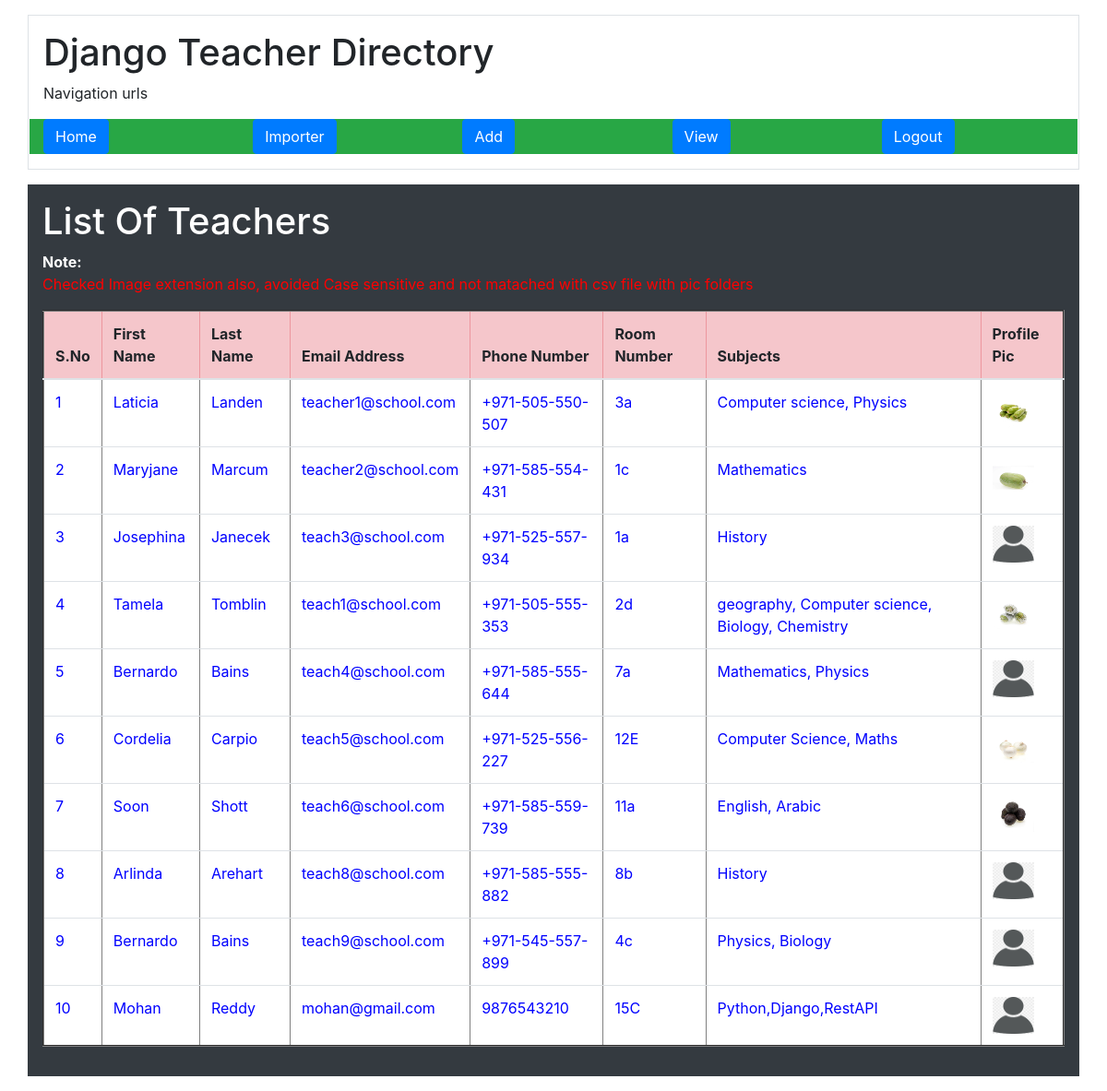
/DataView/, run on the app's committed database.
### directory/models.py (models this page shows, shortened)
class TeacherModel(models.Model):
    FirstName = models.CharField(max_length=100)
    LastName = models.CharField(max_length=100)
    Profilepicture = models.CharField(max_length=100)
    EmailAddress = models.CharField(unique=True, max_length=100)
    PhoneNumber = models.CharField(max_length=100)
    RoomNumber = models.CharField(max_length=100)
    Subjectstaught = models.CharField(max_length=1000)
    class Meta:
        db_table = 'Teachers'

### directory/views.py (the view)
# urls.py: path('DataView/', dt.DataView, name='DataView'),
def DataView(request):
    qs = TeacherModel.objects.all()
    return render(request,'AllData.html',{'data':qs})

### assets/templates/AllData.html
{%extends 'appbase.html'%}
{%block contents%}
<div class="container p-3 my-3 bg-dark text-white">
  <h1>List Of Teachers</h1>
    <span>
        <strong>Note:</strong><p style="color:RED">Checked Image extension also, avoided Case sensitive and not matached with csv file with pic folders</p>
    </span>
    <table border="2px" class="table table-hover">
                    <thead>
                    <tr class="table-danger">
                        <th scope="col">S.No</th>
                        <th scope="col">First Name</th>
                        <th scope="col">Last Name</th>
                        <th scope="col">Email Address</th>
                        <th scope="col">Phone Number</th>
                        <th scope="col">Room Number</th>
                        <th scope="col">Subjects</th>
                        <th scope="col">Profile Pic</th>
                    </tr>
                    </thead>
                    <tbody>
                    {% for i in data %}
                    <tr scope="row" style="color: BLUE; background-color:White">
                        <td>{{forloop.counter}}</td>
                        <td>{{i.FirstName}}</td>
                        <td>{{i.LastName}}</td>
                        <td>{{i.EmailAddress}}</td>
                        <td>{{i.PhoneNumber}}</td>
                        <td>{{i.RoomNumber}}</td>
                        <td>{{i.Subjectstaught}}</td>
                        <td><img src="/media/profilepic/{{i.Profilepicture}}" width="45" height="40"></td>
                    </tr>
                    {% endfor %}
                    </tbody>
                </table>
</div>
{%endblock%}

### assets/templates/appbase.html (shortened to what this page needs)
<!DOCTYPE html>
<html lang="en">
<head>
  <link rel="stylesheet" href="https://maxcdn.bootstrapcdn.com/bootstrap/4.5.2/css/bootstrap.min.css">
</head>
<body>
<div class="container p-3 my-3 border">
  <h1>Django Teacher Directory</h1>
  <p>Navigation urls</p>
    <div class="row">
      <div class="col bg-success"><a href="{%url 'apphome'%}" class="btn btn-primary">Home</a></div>
      <div class="col bg-success"><a href="{%url 'importedForm'%}" class="btn btn-primary">Importer</a></div>
      <div class="col bg-success"><a href="{%url 'AddTeacherData'%}" class="btn btn-primary">Add</a></div>
      <div class="col bg-success"><a href="{%url 'DataView'%}" class="btn btn-primary">View</a></div>
      <div class="col bg-success"><a href="{%url 'logout'%}" class="btn btn-primary">Logout</a></div>
  </div>
</div>
{%block contents%}
{%endblock%}
</body>
</html>

### data on the page
TeacherModel: FirstName "Laticia", LastName "Landen", EmailAddress "teacher1@school.com", PhoneNumber "+971-505-550-507", RoomNumber "3a", Subjectstaught "Computer science, Physics", Profilepicture (picture)
TeacherModel: FirstName "Maryjane", LastName "Marcum", EmailAddress "teacher2@school.com", PhoneNumber "+971-585-554-431", RoomNumber "1c", Subjectstaught "Mathematics", Profilepicture (picture)
TeacherModel: FirstName "Josephina", LastName "Janecek", EmailAddress "teach3@school.com", PhoneNumber "+971-525-557-934", RoomNumber "1a", Subjectstaught "History", Profilepicture (placeholder picture)
TeacherModel: FirstName "Tamela", LastName "Tomblin", EmailAddress "teach1@school.com", PhoneNumber "+971-505-555-353", RoomNumber "2d", Subjectstaught "geography, Computer science, Biology, Chemistry", Profilepicture (picture)
TeacherModel: FirstName "Bernardo", LastName "Bains", EmailAddress "teach4@school.com", PhoneNumber "+971-585-555-644", RoomNumber "7a", Subjectstaught "Mathematics, Physics", Profilepicture (placeholder picture)
TeacherModel: FirstName "Cordelia", LastName "Carpio", EmailAddress "teach5@school.com", PhoneNumber "+971-525-556-227", RoomNumber "12E", Subjectstaught "Computer Science, Maths", Profilepicture (picture)
TeacherModel: FirstName "Soon", LastName "Shott", EmailAddress "teach6@school.com", PhoneNumber "+971-585-559-739", RoomNumber "11a", Subjectstaught "English, Arabic", Profilepicture (picture)
TeacherModel: FirstName "Arlinda", LastName "Arehart", EmailAddress "teach8@school.com", PhoneNumber "+971-585-555-882", RoomNumber "8b", Subjectstaught "History", Profilepicture (placeholder picture)
TeacherModel: FirstName "Bernardo", LastName "Bains", EmailAddress "teach9@school.com", PhoneNumber "+971-545-557-899", RoomNumber "4c", Subjectstaught "Physics, Biology", Profilepicture (placeholder picture)
TeacherModel: FirstName "Mohan", LastName "Reddy", EmailAddress "mohan@gmail.com", PhoneNumber "9876543210", RoomNumber "15C", Subjectstaught "Python,Django,RestAPI", Profilepicture (placeholder picture)
